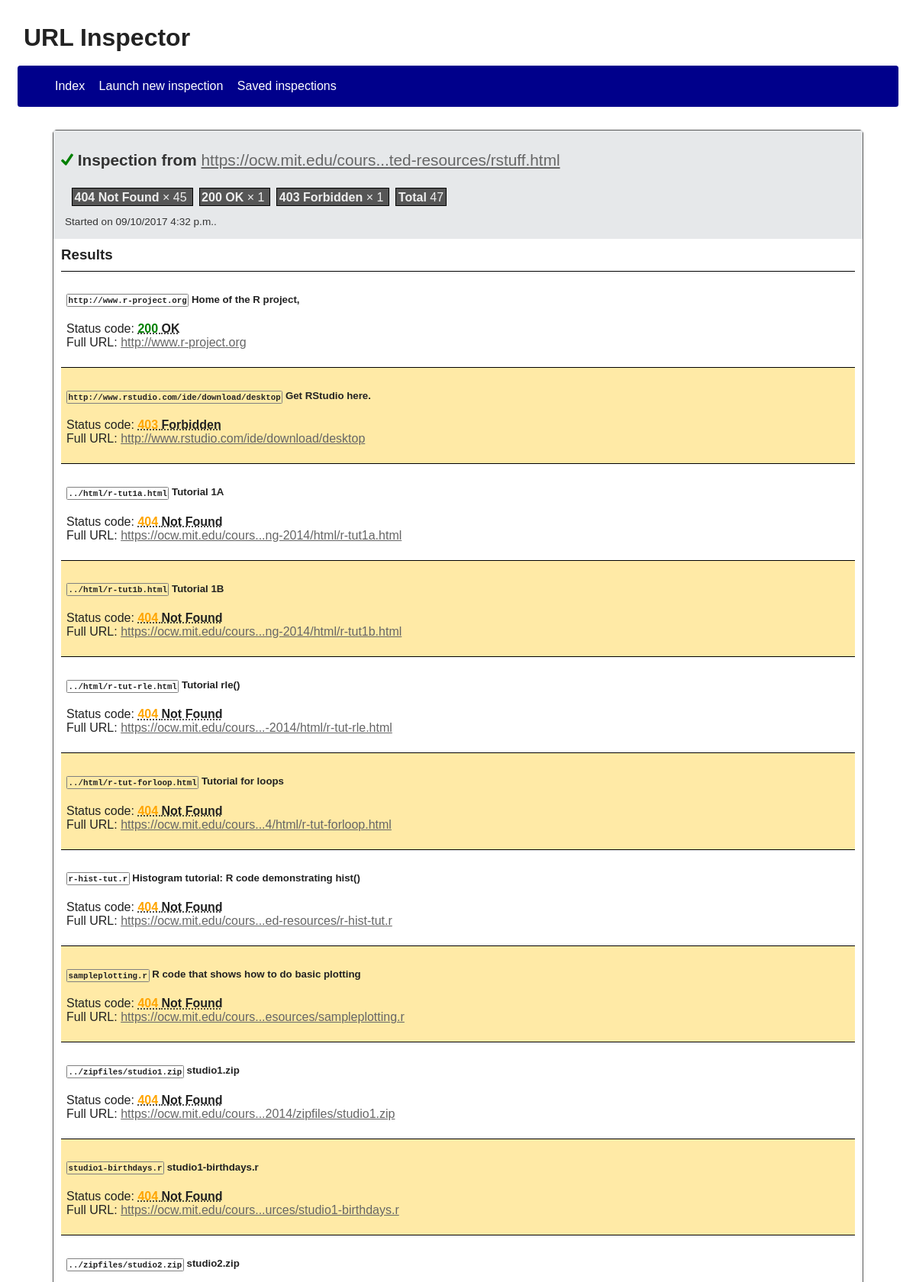
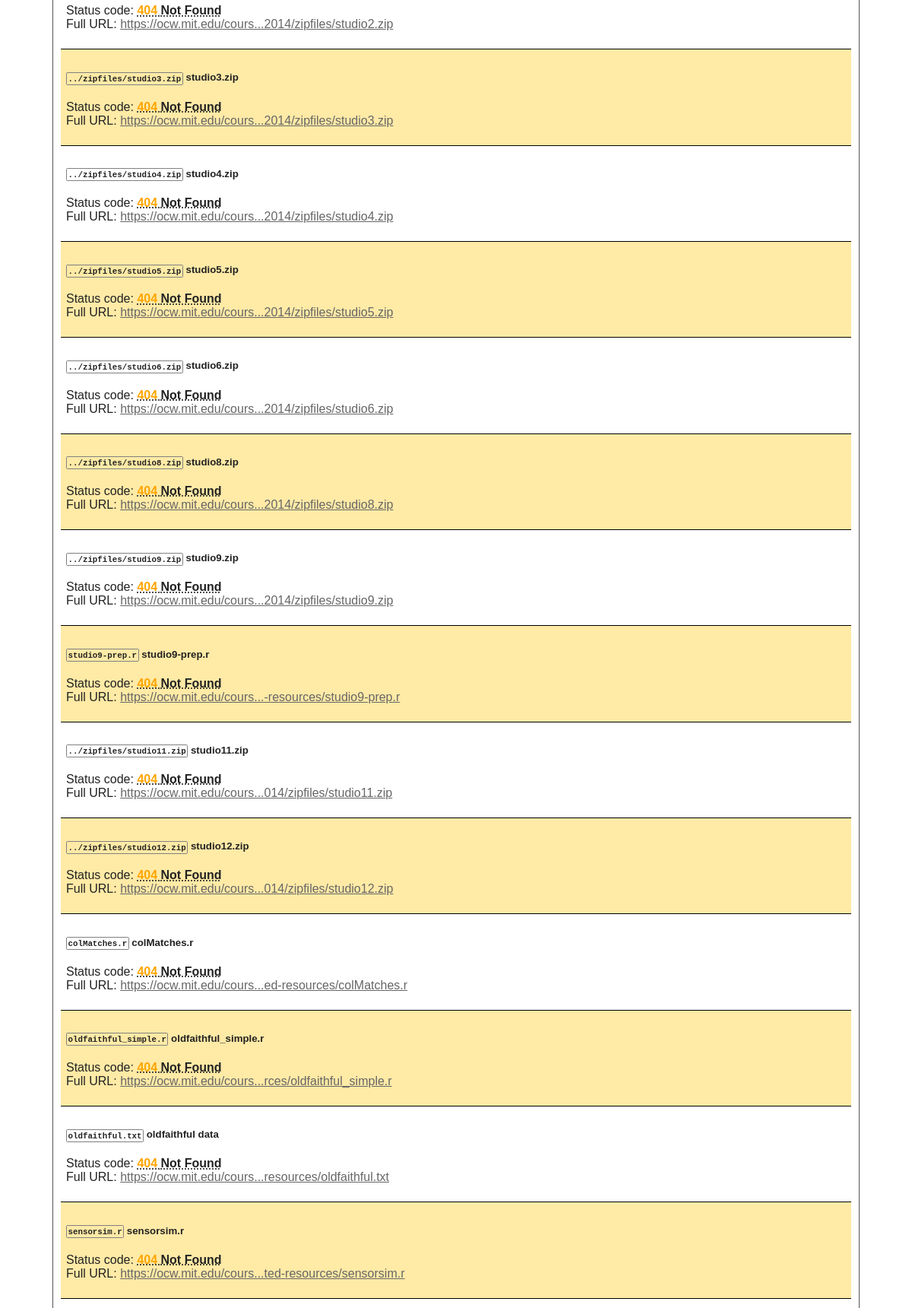
/inspection/6 (upper part), run on the app's committed database (2 pictures, top to bottom).
### URLInspectorApp/models.py (models this page shows, shortened)
class Extraction(models.Model):
    STARTED = "started"
    TERMINATED = "terminated"
    CANCELLED = "cancelled"
    choices_status = (
        (STARTED, "Started"),
        (TERMINATED, "Terminated"),
        (CANCELLED, "Cancelled"),
    )
    url = models.URLField()
    start_date = models.DateTimeField(default=timezone.now)
    status = models.CharField(
        max_length=16,
        choices=choices_status,
        default=STARTED
    )
    @staticmethod
    def urlitems_occurrences(items):
        o = dict()
        for i in items:
            o[i.status_code] = 1 + o.get(i.status_code, 0)
        return o

class URLItem(models.Model):
    status_codes = [
        (c.value, c.phrase) for c in http.HTTPStatus
    ]
    str_max_length = 50
    extraction = models.ForeignKey(Extraction, on_delete=models.CASCADE)
    name = models.CharField(max_length=256)
    url = models.URLField()
    absolute_url = models.URLField()
    status_code = models.PositiveSmallIntegerField(choices=status_codes)

### URLInspectorApp/views.py (the view)
# urls.py: url(r"^inspection/(?P<pk>\d+)", views.InspectionView.as_view(), name="inspection"),
class InspectionView(DetailView):
    template_name = template_root + "/inspection.html"
    context_object_name = "extraction"
    model = Extraction
    def get_context_data(self, **kwargs):
        super_context = super(InspectionView, self).get_context_data(**kwargs)
        super_context["items"] = super_context["extraction"].urlitem_set.all()
        super_context["occurrences"] =\
            Extraction.urlitems_occurrences(super_context["items"])
        return super_context

### URLInspectorApp/context_processors.py (called while the page is built)
def global_app_context(request):
    return {
        "global": {
            "length_url_max": 50,
            "length_url_min": 30,
            "inspection_refresh": 7,
        }
    }

### URLInspectorApp/templatetags/ui_utils.py (called while the page is built)
@register.filter()
@stringfilter
def http_code_phrase(code):
    if code.isdigit():
        try:
            return HTTPStatus(int(code)).phrase
        except ValueError:
            pass
    return ""

@register.filter()
@stringfilter
def http_code_color(code):
    if code.isdigit():
        return _codes_to_colors[int(code[0])]

@register.filter("http_code_desc")
@stringfilter
def http_code_description(code):
    if code.isdigit():
        try:
            return HTTPStatus(int(code)).description
        except ValueError:
            pass
    return ""

@register.filter()
@stringfilter
def truncate_chars_middle(text, limit, sep="..."):
    if not text or limit < 0:
        return ""
    length = len(text)
    if length < limit:
        return text
    else:
        first_half = ceil(limit / 2)
        second_half = length - floor(limit / 2)
        return text[:first_half] + sep + text[second_half:]

### URLInspectorApp/templates/url_inspector/inspection.html (shortened to what this page needs)
{% extends "url_inspector/base.html" %}
{% load static %}
{% load ui_utils %}
{% block head %}
    <link type="text/css" rel="stylesheet" href="{% static 'url_inspector/style_inspection.css' %}">
{% endblock %}
{% block content %}
    <section id="inspection-heading">
        <h2>
            <img
                width="16px" height="16px"
                {% with suffix=extraction.status|add:'.png' %}
                    src="{% static 'url_inspector/status_'|add:suffix %}"
                {% endwith %}
            >
            Inspection from
            <a
               href="{{ extraction.url }}"
               style="font-weight: normal"
               {% if extraction.url|length > global.length_url_max %} title="{{ extraction.url }}" {% endif %}
                >
               {{ extraction.url|truncate_chars_middle:global.length_url_max }}
            </a>
        </h2>
        {% if extraction.status == "terminated" %}
            {% if items %}
                <div class="tiles">
                    {% for code, occurrence in occurrences.items|dictsortreversed:1 %}
                        <span>
                            <b>{{ code }} {{ code|http_code_phrase }}</b>
                            × {{ occurrence }}
                        </span>
                    {% endfor %}
                    <span><b>Total</b> {{ items|length }}</span>
                </div>
            {% endif %}
        {% endif %}
        <footer>
            Started on {{ extraction.start_date|date:"SHORT_DATETIME_FORMAT" }}.
        </footer>
    </section>
    {% if extraction.status == "started" %}
        <p>
            This page will <b>reload every {{ global.inspection_refresh }} seconds</b> until the results are complete.<br>
            Please be patient and wait.
        </p>
        <img src="{% static 'url_inspector/loading.gif' %}" width='36px' height='36px'>
    {% elif extraction.status == "cancelled" %}
        <p>This inspection was interrupted while running. Please rerun it to collect new data.</p>
    {% elif extraction.status == "terminated" %}
        {% if items %}
            <h3>Results</h3>
            <section id="inspection-results">
                {% for item in items %}
                    <article>
                        <h5>
                            <code>{{ item.url }}</code>
                            {{ item.name }}
                        </h5>
                        <p>
                            Status code:
                            <abbr title="{{ item.status_code|http_code_desc }}">
                                <b>
                                    <span style="color: {{ item.status_code|http_code_color }}">
                                        {{ item.status_code }}
                                    </span>
                                    {{ item.status_code|http_code_phrase }}
                                </b>
                            </abbr><br>
                            Full URL:
                            <a
                                href="{{ item.absolute_url }}"
                                {% if item.absolute_url|length > global.length_url_max %} title="{{ item.absolute_url }}" {% endif %}
                               >
                                {{ item.absolute_url|truncate_chars_middle:global.length_url_max }}
                            </a>
                        </p>
                    </article>
                {% endfor %}
            </section>
        {% else %}
            <p>No URLs were scraped in this inspection.</p>
        {% endif %}
    {% endif %}
{% endblock %}

### URLInspectorApp/static/url_inspector/style.css (style rules this page uses)
body { font-family: "Cantarell", "Liberation Sans"; color: #222; padding: 5px; }
body a { color: #666; }
main > * { margin: 10px; }
code { padding: 1.5px; border-radius: 1.5px; border: 1px solid gray; }

### URLInspectorApp/static/url_inspector/style_inspection.css (style rules this page uses)
section#inspection-heading { color: #333; background-color: #E6E8EA; margin: 0px; padding: 10px; }
section#inspection-heading > h2 { font-size: 130%; }
section#inspection-heading > footer { font-size: 85%; margin: 5px; }
section#inspection-results > article { padding: 7px; border-top: 1px solid black; }
section#inspection-results > article:nth-child(2n) { background-color: #FFEAA6; }
div.tiles { margin: inherit; padding: inherit; }
div.tiles > span { color: #EFEFEF; background-color: #565656; border: 1px solid black; padding: 2.5px; margin: 4px; }

### data on the page
Extraction: status (picture), url "https://ocw.mit.edu/cours...ted-resources/rstuff.html", start_date "09/10/2017 4:32 p.m."
URLItem: url "http://www.r-project.org", name "Home of the R project,", status_code "200", status_code|http_code_phrase "OK", absolute_url "http://www.r-project.org"
URLItem: url "http://www.rstudio.com/ide/download/desktop", name "Get RStudio here.", status_code "403", status_code|http_code_phrase "Forbidden", absolute_url "http://www.rstudio.com/ide/download/desktop"
URLItem: url "../html/r-tut1a.html", name "Tutorial 1A", status_code "404", status_code|http_code_phrase "Not Found", absolute_url "https://ocw.mit.edu/cours...ng-2014/html/r-tut1a.html"
URLItem: url "../html/r-tut1b.html", name "Tutorial 1B", status_code "404", status_code|http_code_phrase "Not Found", absolute_url "https://ocw.mit.edu/cours...ng-2014/html/r-tut1b.html"
URLItem: url "../html/r-tut-rle.html", name "Tutorial rle()", status_code "404", status_code|http_code_phrase "Not Found", absolute_url "https://ocw.mit.edu/cours...-2014/html/r-tut-rle.html"
URLItem: url "../html/r-tut-forloop.html", name "Tutorial for loops", status_code "404", status_code|http_code_phrase "Not Found", absolute_url "https://ocw.mit.edu/cours...4/html/r-tut-forloop.html"
URLItem: url "r-hist-tut.r", name "Histogram tutorial: R code demonstrating hist()", status_code "404", status_code|http_code_phrase "Not Found", absolute_url "https://ocw.mit.edu/cours...ed-resources/r-hist-tut.r"
URLItem: url "sampleplotting.r", name "R code that shows how to do basic plotting", status_code "404", status_code|http_code_phrase "Not Found", absolute_url "https://ocw.mit.edu/cours...esources/sampleplotting.r"
URLItem: url "../zipfiles/studio1.zip", name "studio1.zip", status_code "404", status_code|http_code_phrase "Not Found", absolute_url "https://ocw.mit.edu/cours...2014/zipfiles/studio1.zip"
URLItem: url "studio1-birthdays.r", name "studio1-birthdays.r", status_code "404", status_code|http_code_phrase "Not Found", absolute_url "https://ocw.mit.edu/cours...urces/studio1-birthdays.r"
URLItem: url "../zipfiles/studio2.zip", name "studio2.zip", status_code "404", status_code|http_code_phrase "Not Found", absolute_url "https://ocw.mit.edu/cours...2014/zipfiles/studio2.zip"
URLItem: url "../zipfiles/studio3.zip", name "studio3.zip", status_code "404", status_code|http_code_phrase "Not Found", absolute_url "https://ocw.mit.edu/cours...2014/zipfiles/studio3.zip"
URLItem: url "../zipfiles/studio4.zip", name "studio4.zip", status_code "404", status_code|http_code_phrase "Not Found", absolute_url "https://ocw.mit.edu/cours...2014/zipfiles/studio4.zip"
URLItem: url "../zipfiles/studio5.zip", name "studio5.zip", status_code "404", status_code|http_code_phrase "Not Found", absolute_url "https://ocw.mit.edu/cours...2014/zipfiles/studio5.zip"
URLItem: url "../zipfiles/studio6.zip", name "studio6.zip", status_code "404", status_code|http_code_phrase "Not Found", absolute_url "https://ocw.mit.edu/cours...2014/zipfiles/studio6.zip"
URLItem: url "../zipfiles/studio8.zip", name "studio8.zip", status_code "404", status_code|http_code_phrase "Not Found", absolute_url "https://ocw.mit.edu/cours...2014/zipfiles/studio8.zip"
URLItem: url "../zipfiles/studio9.zip", name "studio9.zip", status_code "404", status_code|http_code_phrase "Not Found", absolute_url "https://ocw.mit.edu/cours...2014/zipfiles/studio9.zip"
URLItem: url "studio9-prep.r", name "studio9-prep.r", status_code "404", status_code|http_code_phrase "Not Found", absolute_url "https://ocw.mit.edu/cours...-resources/studio9-prep.r"
URLItem: url "../zipfiles/studio11.zip", name "studio11.zip", status_code "404", status_code|http_code_phrase "Not Found", absolute_url "https://ocw.mit.edu/cours...014/zipfiles/studio11.zip"
URLItem: url "../zipfiles/studio12.zip", name "studio12.zip", status_code "404", status_code|http_code_phrase "Not Found", absolute_url "https://ocw.mit.edu/cours...014/zipfiles/studio12.zip"
URLItem: url "colMatches.r", name "colMatches.r", status_code "404", status_code|http_code_phrase "Not Found", absolute_url "https://ocw.mit.edu/cours...ed-resources/colMatches.r"
URLItem: url "oldfaithful_simple.r", name "oldfaithful_simple.r", status_code "404", status_code|http_code_phrase "Not Found", absolute_url "https://ocw.mit.edu/cours...rces/oldfaithful_simple.r"
URLItem: url "oldfaithful.txt", name "oldfaithful data", status_code "404", status_code|http_code_phrase "Not Found", absolute_url "https://ocw.mit.edu/cours...resources/oldfaithful.txt"
URLItem: url "sensorsim.r", name "sensorsim.r", status_code "404", status_code|http_code_phrase "Not Found", absolute_url "https://ocw.mit.edu/cours...ted-resources/sensorsim.r"

### other printed values
{{ code }} "404" "200" "403"
{{ code|http_code_phrase }} "Not Found" "OK" "Forbidden"
{{ occurrence }} "45" "1" "1"
{{ items|length }} "47"
